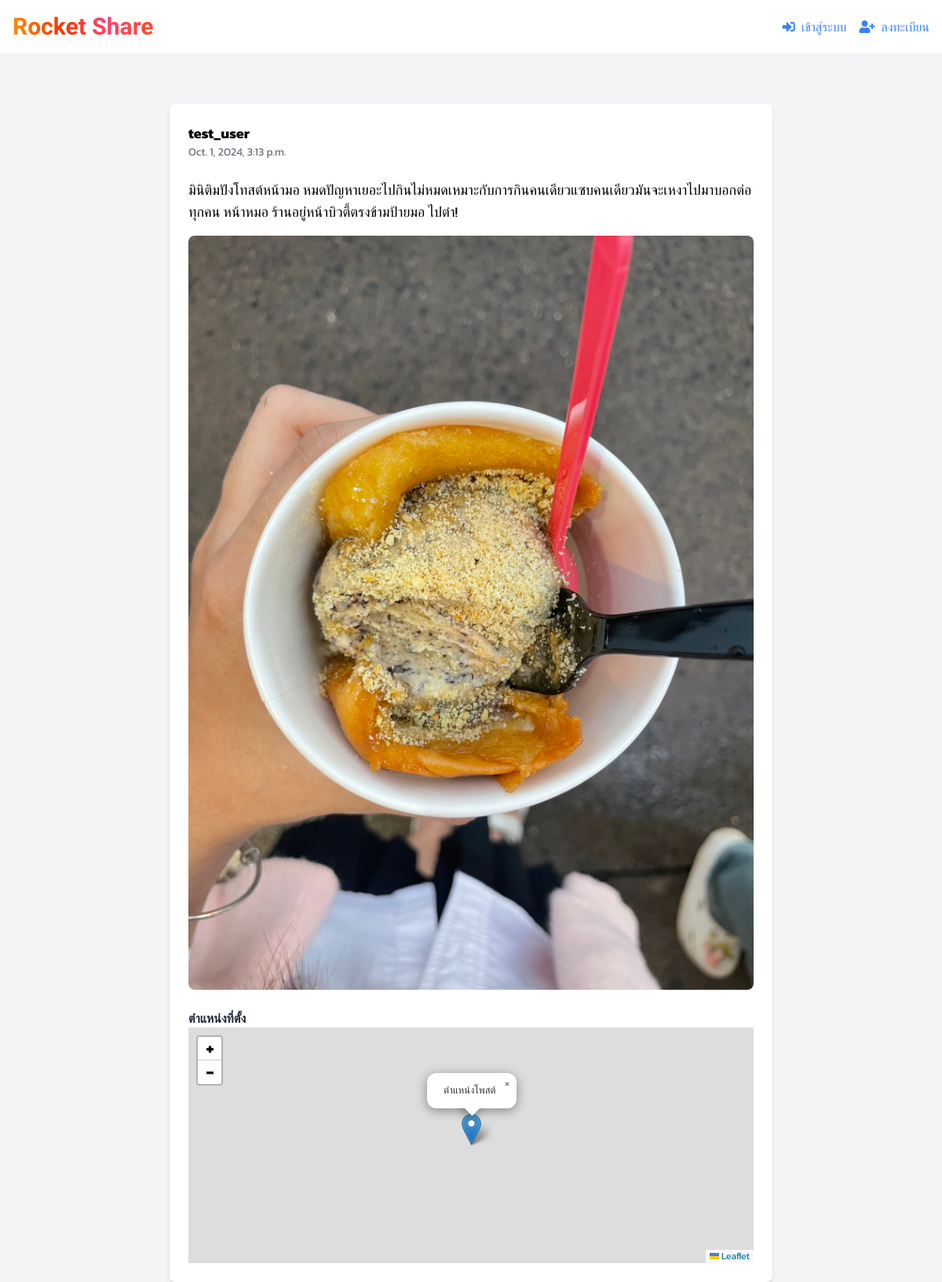
The app's page /post/14/ with its own data.
### pinkky/models.py (models this page shows, shortened)
class Post(models.Model):
    author = models.ForeignKey(User, on_delete=models.CASCADE)
    image = models.ImageField(upload_to='post_images/', blank=True, null=True)
    content = models.TextField()
    location = models.ForeignKey(Location,on_delete=models.CASCADE)
    created_at = models.DateTimeField(auto_now_add=True)

### pinkky/views.py (the view)
# urls.py: path('post/<int:post_id>/', post_detail, name='post_detail'),
def post_detail(request, post_id):
    post = get_object_or_404(Post, id=post_id)
    print(post.location.latitude, post.location.longitude)
    return render(request, 'post_detail.html', {'post': post})

### pinkky/templates/post_detail.html (shortened to what this page needs)
{% extends 'base.html' %}
{% block main %}
<div class="bg-gray-100 min-h-screen">
    <div class="max-w-3xl mx-auto mt-10 bg-white p-6 rounded-lg shadow-md">
        <div class="flex justify-between items-center">
            <div class="flex items-center space-x-3">
                <div>
                    <h2 class="font-bold text-lg">{{ post.author }}</h2>
                    <p class="text-sm text-gray-500">{{ post.created_at }}</p>
                </div>
            </div>
        </div>
        <div class="mt-6">
            <p class="text-lg">{{ post.content }}</p>
        </div>
        {% if post.image %}
        <div class="mt-4">
            <img src="{{ post.image.url }}" alt="รูปภาพโพสต์" class="w-full object-cover rounded-lg">
        </div>
        {% else %}
        <div class="w-full h-48 bg-gray-200 flex items-center justify-center">
            <span class="text-gray-400">ไม่มีรูปภาพ</span>
        </div>
        {% endif %}
        {% if post.location %}
        <div class="mt-6">
            <h3 class="font-semibold text-gray-800">ตำแหน่งที่ตั้ง</h3>
            <div id="map" style="height: 300px;"></div>
        </div>
        {% endif %}
    </div>
</div>
{% endblock %}

### pinkky/templates/base.html (style rules this page uses)
* { font-family: "Kanit", serif; font-optical-sizing: auto; font-style: normal; }
#map { height: 300px; width: 100%; }

### records on screen
Post: author "test_user", created_at "Oct. 1, 2024, 3:13 p.m.", content "มินิติมปังโทสต์หน้ามอ หมดปัญหาเยอะไปกินไม่หมดเหมาะกับการกินคนเดียวแซบคนเดียวมันจะเหงาไปมาบอกต่อทุกคน หน้าหมอ ร้านอยู่หน้าบิวตี้ตรงข้ามป้ายมอ ไปตำ!", image (picture)
